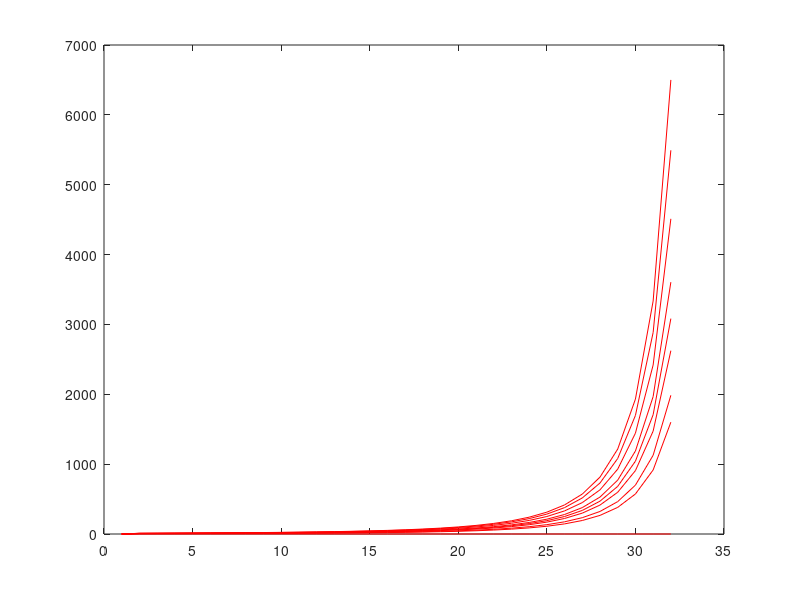

The MATLAB script that drew this image:
close all;clear; 
% 
% x = 1.5; nmax = 25; eps = 1; xvals = x; n = 0;
% 
% while eps >= 1e-5 & n<=nmax
%   y = (x-sin(x)+x*cos(x))/(2*cos(x)-x*sin(x)); xvals = [xvals;y]; eps =
%   abs(y-x); x = y; n = n+1;
% end plot(xvals);hold on;
% plot(1:length(xvals),sin(xvals)+xvals.*cos(xvals),'r')

x1_ = 1.e3;
x2_ = 1/900;
nmax = 30;
eps = 1;
xvals = [0,0,0,0,0,0,0,0,0];
n = 0;

t1 = log([50,100,300,500,800,2000,4000,6000]);
x1 = x1_;
x2 = x2_;
while eps >= 1e-5 & n<=nmax
  yvals=0;
  for ti = 1:length(t1)
    t = t1(ti);
    gf = [1-exp(-x2.*t); t.*x1.*exp(-x2.*t)];
    h = [ 0 , t.*exp(-x2.*t);...
      t.*exp(-x2.*t), -t.^2*x1.*exp(-x2.*t)];
    h = inv(h);
    x = h*gf;
    x1 = x(1);
    x2 = x(2);
    y = x1*(1-exp(-x2*t)); 
    yvals = [yvals;y];
  end
  xvals = [xvals;yvals'];
  n = n+1;
end
figure();
x = repmat(t1,size(xvals,1),1); 
plot(xvals,'r')
